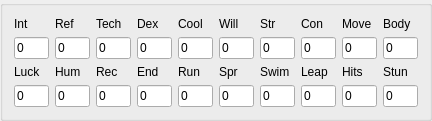
            <widget class="QGroupBox" name="">
             <layout class="QGridLayout" name="gridLayout_2">
              <item row="2" column="4">
               <widget class="QLabel" name="label_23">
                <property name="text">
                 <string>Run</string>
                </property>
               </widget>
              </item>
              <item row="2" column="9">
               <widget class="QLabel" name="label_24">
                <property name="text">
                 <string>Stun</string>
                </property>
               </widget>
              </item>
              <item row="3" column="6">
               <widget class="QLineEdit" name="lineROBrainSwim">
                <property name="minimumSize">
                 <size>
                  <width>35</width>
                  <height>22</height>
                 </size>
                </property>
                <property name="maximumSize">
                 <size>
                  <width>35</width>
                  <height>22</height>
                 </size>
                </property>
                <property name="text">
                 <string>0</string>
                </property>
                <property name="maxLength">
                 <number>3</number>
                </property>
                <property name="readOnly">
                 <bool>true</bool>
                </property>
               </widget>
              </item>
              <item row="2" column="2">
               <widget class="QLabel" name="label_25">
                <property name="text">
                 <string>Rec</string>
                </property>
               </widget>
              </item>
              <item row="1" column="2">
               <widget class="QLineEdit" name="lineEditBrainTech">
                <property name="minimumSize">
                 <size>
                  <width>35</width>
                  <height>22</height>
                 </size>
                </property>
                <property name="maximumSize">
                 <size>
                  <width>35</width>
                  <height>22</height>
                 </size>
                </property>
                <property name="text">
                 <string>0</string>
                </property>
                <property name="maxLength">
                 <number>3</number>
                </property>
               </widget>
              </item>
              <item row="3" column="3">
               <widget class="QLineEdit" name="lineROBrainEnd">
                <property name="minimumSize">
                 <size>
                  <width>35</width>
                  <height>22</height>
                 </size>
                </property>
                <property name="maximumSize">
                 <size>
                  <width>35</width>
                  <height>22</height>
                 </size>
                </property>
                <property name="text">
                 <string>0</string>
                </property>
                <property name="maxLength">
                 <number>3</number>
                </property>
                <property name="readOnly">
                 <bool>true</bool>
                </property>
               </widget>
              </item>
              <item row="3" column="9">
               <widget class="QLineEdit" name="lineROBrainStun">
                <property name="minimumSize">
                 <size>
                  <width>35</width>
                  <height>22</height>
                 </size>
                </property>
                <property name="maximumSize">
                 <size>
                  <width>35</width>
                  <height>22</height>
                 </size>
                </property>
                <property name="text">
                 <string>0</string>
                </property>
                <property name="maxLength">
                 <number>3</number>
                </property>
                <property name="readOnly">
                 <bool>true</bool>
                </property>
               </widget>
              </item>
              <item row="1" column="0">
               <widget class="QLineEdit" name="lineEditBrainInt">
                <property name="minimumSize">
                 <size>
                  <width>35</width>
                  <height>22</height>
                 </size>
                </property>
                <property name="maximumSize">
                 <size>
                  <width>35</width>
                  <height>22</height>
                 </size>
                </property>
                <property name="text">
                 <string>0</string>
                </property>
                <property name="maxLength">
                 <number>3</number>
                </property>
               </widget>
              </item>
              <item row="0" column="3">
               <widget class="QLabel" name="label_26">
                <property name="text">
                 <string>Dex</string>
                </property>
               </widget>
              </item>
              <item row="2" column="3">
               <widget class="QLabel" name="label_27">
                <property name="text">
                 <string>End</string>
                </property>
               </widget>
              </item>
              <item row="3" column="1">
               <widget class="QLineEdit" name="lineROBrainHum">
                <property name="minimumSize">
                 <size>
                  <width>35</width>
                  <height>22</height>
                 </size>
                </property>
                <property name="maximumSize">
                 <size>
                  <width>35</width>
                  <height>22</height>
                 </size>
                </property>
                <property name="text">
                 <string>0</string>
                </property>
                <property name="maxLength">
                 <number>3</number>
                </property>
                <property name="readOnly">
                 <bool>true</bool>
                </property>
               </widget>
              </item>
              <item row="3" column="2">
               <widget class="QLineEdit" name="lineROBrainRec">
                <property name="minimumSize">
                 <size>
                  <width>35</width>
                  <height>22</height>
                 </size>
                </property>
                <property name="maximumSize">
                 <size>
                  <width>35</width>
                  <height>22</height>
                 </size>
                </property>
                <property name="text">
                 <string>0</string>
                </property>
                <property name="maxLength">
                 <number>3</number>
                </property>
                <property name="readOnly">
                 <bool>true</bool>
                </property>
               </widget>
              </item>
              <item row="0" column="4">
               <widget class="QLabel" name="label_28">
                <property name="text">
                 <string>Cool</string>
                </property>
               </widget>
              </item>
              <item row="1" column="4">
               <widget class="QLineEdit" name="lineEditBrainCool">
                <property name="minimumSize">
                 <size>
                  <width>35</width>
                  <height>22</height>
                 </size>
                </property>
                <property name="maximumSize">
                 <size>
                  <width>35</width>
                  <height>22</height>
                 </size>
                </property>
                <property name="text">
                 <string>0</string>
                </property>
                <property name="maxLength">
                 <number>3</number>
                </property>
               </widget>
              </item>
              <item row="2" column="6">
               <widget class="QLabel" name="label_29">
                <property name="text">
                 <string>Swim</string>
                </property>
               </widget>
              </item>
              <item row="3" column="8">
               <widget class="QLineEdit" name="lineROBrainHits">
                <property name="minimumSize">
                 <size>
                  <width>35</width>
                  <height>22</height>
                 </size>
                </property>
                <property name="maximumSize">
                 <size>
                  <width>35</width>
                  <height>22</height>
                 </size>
                </property>
                <property name="text">
                 <string>0</string>
                </property>
                <property name="maxLength">
                 <number>3</number>
                </property>
                <property name="readOnly">
                 <bool>true</bool>
                </property>
               </widget>
              </item>
              <item row="1" column="5">
               <widget class="QLineEdit" name="lineEditBrainWill">
                <property name="minimumSize">
                 <size>
                  <width>35</width>
                  <height>22</height>
                 </size>
                </property>
                <property name="maximumSize">
                 <size>
                  <width>35</width>
                  <height>22</height>
                 </size>
                </property>
                <property name="text">
                 <string>0</string>
                </property>
                <property name="maxLength">
                 <number>3</number>
                </property>
               </widget>
              </item>
              <item row="1" column="8">
               <widget class="QLineEdit" name="lineEditBrainMove">
                <property name="minimumSize">
                 <size>
                  <width>35</width>
                  <height>22</height>
                 </size>
                </property>
                <property name="maximumSize">
                 <size>
                  <width>35</width>
                  <height>22</height>
                 </size>
                </property>
                <property name="text">
                 <string>0</string>
                </property>
                <property name="maxLength">
                 <number>3</number>
                </property>
               </widget>
              </item>
              <item row="1" column="1">
               <widget class="QLineEdit" name="lineEditBrainRef">
                <property name="minimumSize">
                 <size>
                  <width>35</width>
                  <height>22</height>
                 </size>
                </property>
                <property name="maximumSize">
                 <size>
                  <width>35</width>
                  <height>22</height>
                 </size>
                </property>
                <property name="text">
                 <string>0</string>
                </property>
                <property name="maxLength">
                 <number>3</number>
                </property>
               </widget>
              </item>
              <item row="0" column="1">
               <widget class="QLabel" name="label_30">
                <property name="text">
                 <string>Ref</string>
                </property>
               </widget>
              </item>
              <item row="2" column="1">
               <widget class="QLabel" name="label_31">
                <property name="text">
                 <string>Hum</string>
                </property>
               </widget>
              </item>
              <item row="0" column="5">
               <widget class="QLabel" name="label_32">
                <property name="text">
                 <string>Will</string>
                </property>
               </widget>
              </item>
              <item row="0" column="2">
               <widget class="QLabel" name="label_33">
                <property name="text">
                 <string>Tech</string>
                </property>
               </widget>
              </item>
              <item row="1" column="7">
               <widget class="QLineEdit" name="lineEditBrainCon">
                <property name="minimumSize">
                 <size>
                  <width>35</width>
                  <height>22</height>
                 </size>
                </property>
                <property name="maximumSize">
                 <size>
                  <width>35</width>
                  <height>22</height>
                 </size>
                </property>
                <property name="text">
                 <string>0</string>
                </property>
                <property name="maxLength">
                 <number>3</number>
                </property>
               </widget>
              </item>
              <item row="0" column="7">
               <widget class="QLabel" name="label_34">
                <property name="text">
                 <string>Con</string>
                </property>
               </widget>
              </item>
              <item row="1" column="9">
               <widget class="QLineEdit" name="lineEditBrainBody">
                <property name="minimumSize">
                 <size>
                  <width>35</width>
                  <height>22</height>
                 </size>
                </property>
                <property name="maximumSize">
                 <size>
                  <width>35</width>
                  <height>22</height>
                 </size>
                </property>
                <property name="text">
                 <string>0</string>
                </property>
                <property name="maxLength">
                 <number>3</number>
                </property>
               </widget>
              </item>
              <item row="2" column="0">
               <widget class="QLabel" name="label_35">
                <property name="text">
                 <string>Luck</string>
                </property>
               </widget>
              </item>
              <item row="1" column="6">
               <widget class="QLineEdit" name="lineEditBrainStr">
                <property name="minimumSize">
                 <size>
                  <width>35</width>
                  <height>22</height>
                 </size>
                </property>
                <property name="maximumSize">
                 <size>
                  <width>35</width>
                  <height>22</height>
                 </size>
                </property>
                <property name="text">
                 <string>0</string>
                </property>
                <property name="maxLength">
                 <number>3</number>
                </property>
               </widget>
              </item>
              <item row="0" column="8">
               <widget class="QLabel" name="label_36">
                <property name="text">
                 <string>Move</string>
                </property>
               </widget>
              </item>
              <item row="0" column="6">
               <widget class="QLabel" name="label_37">
                <property name="text">
                 <string>Str</string>
                </property>
               </widget>
              </item>
              <item row="3" column="5">
               <widget class="QLineEdit" name="lineROBrainSpr">
                <property name="minimumSize">
                 <size>
                  <width>35</width>
                  <height>22</height>
                 </size>
                </property>
                <property name="maximumSize">
                 <size>
                  <width>35</width>
                  <height>22</height>
                 </size>
                </property>
                <property name="text">
                 <string>0</string>
                </property>
                <property name="maxLength">
                 <number>3</number>
                </property>
                <property name="readOnly">
                 <bool>true</bool>
                </property>
               </widget>
              </item>
              <item row="0" column="9">
               <widget class="QLabel" name="label_38">
                <property name="text">
                 <string>Body</string>
                </property>
               </widget>
              </item>
              <item row="3" column="0">
               <widget class="QLineEdit" name="lineROBrainLuck">
                <property name="minimumSize">
                 <size>
                  <width>35</width>
                  <height>22</height>
                 </size>
                </property>
                <property name="maximumSize">
                 <size>
                  <width>35</width>
                  <height>22</height>
                 </size>
                </property>
                <property name="text">
                 <string>0</string>
                </property>
                <property name="maxLength">
                 <number>3</number>
                </property>
                <property name="readOnly">
                 <bool>true</bool>
                </property>
               </widget>
              </item>
              <item row="2" column="5">
               <widget class="QLabel" name="label_39">
                <property name="text">
                 <string>Spr</string>
                </property>
               </widget>
              </item>
              <item row="0" column="0">
               <widget class="QLabel" name="label_40">
                <property name="text">
                 <string>Int</string>
                </property>
               </widget>
              </item>
              <item row="3" column="7">
               <widget class="QLineEdit" name="lineROBrainLeap">
                <property name="minimumSize">
                 <size>
                  <width>35</width>
                  <height>22</height>
                 </size>
                </property>
                <property name="maximumSize">
                 <size>
                  <width>35</width>
                  <height>22</height>
                 </size>
                </property>
                <property name="text">
                 <string>0</string>
                </property>
                <property name="maxLength">
                 <number>3</number>
                </property>
                <property name="readOnly">
                 <bool>true</bool>
                </property>
               </widget>
              </item>
              <item row="1" column="3">
               <widget class="QLineEdit" name="lineEditBrainDex">
                <property name="minimumSize">
                 <size>
                  <width>35</width>
                  <height>22</height>
                 </size>
                </property>
                <property name="maximumSize">
                 <size>
                  <width>35</width>
                  <height>22</height>
                 </size>
                </property>
                <property name="text">
                 <string>0</string>
                </property>
                <property name="maxLength">
                 <number>3</number>
                </property>
               </widget>
              </item>
              <item row="2" column="7">
               <widget class="QLabel" name="label_41">
                <property name="text">
                 <string>Leap</string>
                </property>
               </widget>
              </item>
              <item row="3" column="4">
               <widget class="QLineEdit" name="lineROBrainRun">
                <property name="minimumSize">
                 <size>
                  <width>35</width>
                  <height>22</height>
                 </size>
                </property>
                <property name="maximumSize">
                 <size>
                  <width>35</width>
                  <height>22</height>
                 </size>
                </property>
                <property name="text">
                 <string>0</string>
                </property>
                <property name="maxLength">
                 <number>3</number>
                </property>
                <property name="readOnly">
                 <bool>true</bool>
                </property>
               </widget>
              </item>
              <item row="2" column="8">
               <widget class="QLabel" name="label_42">
                <property name="text">
                 <string>Hits</string>
                </property>
               </widget>
              </item>
             </layout>
            </widget>
